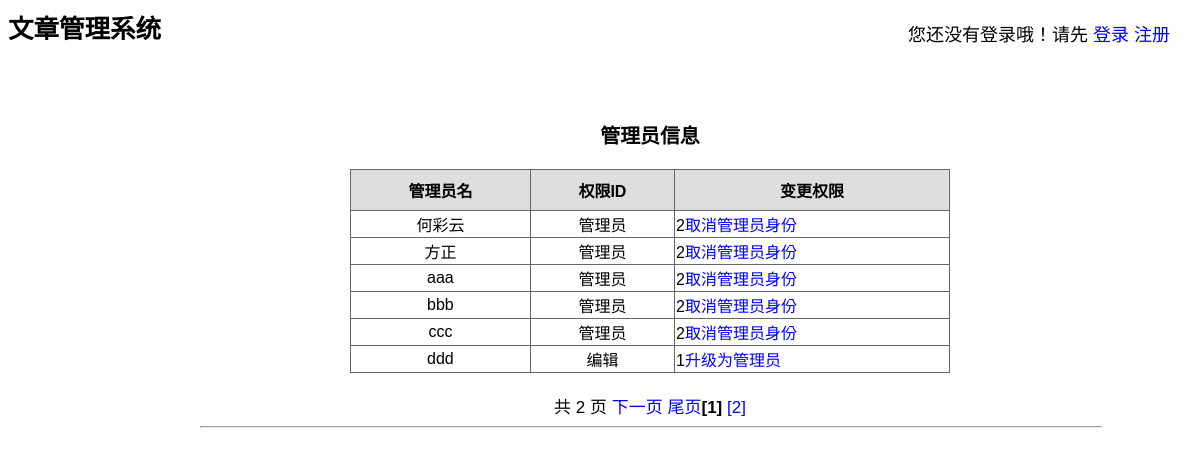
The app's page /addAdmin.php with its own data.
### tables this page shows
CREATE TABLE `user` (
  `user_id` int(11) NOT NULL,
  `user_name` varchar(100) NOT NULL,
  `password` varchar(100) NOT NULL,
  `phone` varchar(100) DEFAULT NULL,
  `address` varchar(255) DEFAULT NULL,
  `role_id` int(11) DEFAULT '0'
);

CREATE TABLE `roles` (
  `id` int(10) UNSIGNED NOT NULL,
  `role_id` int(10) NOT NULL,
  `role_name` varchar(30) NOT NULL
);

### models/news_model.class.php (called while the page is built, shortened)
<?php
class News_Model
{
    public $conn;
    function __construct($host_name = HOST, $user_name = USER, $password = PASS, $db_name = DBNAME, $charset = 'utf8')
    {
        $config = mysqli_connect($host_name, $user_name, $password);
        $this->conn = $config;
        $res = mysqli_select_db($config, $db_name);
    }
    function fetch_all($sql)
    {
        $result = mysqli_query($this->conn, $sql);
        $data = array();
        if ($result && mysqli_num_rows($result) > 0) {
            while ($row = mysqli_fetch_assoc($result)) {
                $data[] = $row;
            }
        }
        return $data;
    }
}

### models/user_model.class.php (called while the page is built, shortened)
<?php
require_once("news_model.class.php");
class User_Model
{
    function get_all_user_info()
    {
        $db = new News_Model();
        $sql = "select * from user where role_id<=2";
        $user_info = $db->fetch_all($sql);
        return $user_info;
    }
    function get_limit_user_info($set1, $set2)
    {
        $db = new News_Model();
        $news_info = $db->fetch_all("select * from user limit $set1,$set2");
        return $news_info;
    }
    function get_role_name($role_id)
    {
        $db = new News_Model();
        $sql = "select role_name from roles where role_id = '$role_id'";
        $result = mysqli_query($db->conn, $sql);
        $role_name = mysqli_fetch_array($result);
        return $role_name['role_name'];
    }
}

### addAdmin.php (the view, shortened to what this page needs)
<html>
<head>
    <link href="./static/css/style.css" rel="stylesheet" type="text/css">
</head>
<body>
<div>
    <h2>文章管理系统</h2>
    <div class="login">
        <?php
        require_once './models/news_model.class.php';
        require_once './helpers/global_helper.php';
        require './models/user_model.class.php';
        check_login();
        ?>
    </div>
    <div class="menu">
    </div>
    <div class="content">
        <h3 align="center">管理员信息</h3>
        <?php
        $link1 = new User_Model();
        $row1 = $link1->get_all_user_info();
        $page = isset($_GET['page']) ? intval($_GET['page']) : 1;
        $pagesize = 3;
        $pagenum = ceil(count($row1) / $pagesize);
        $offset = ($page - 1) * $pagesize;
        $row = $link1->get_limit_user_info($offset, $pagesize);
        ?>
        <table align="center" width="600">
            <tr>
                <th>管理员名</th>
                <th>权限ID</th>
                <th>变更权限</th>
            </tr>
            <?php
            for ($i = 0; $i < count($row1); $i++) {
                $role_name = $link1->get_role_name($row1[$i]['role_id']);
                echo "<tr>";
                echo "<td align='center'>{$row1[$i]['user_name']}</td>";
                echo "<td align='center'>$role_name</td>";
                echo "<td>";
                if($row1[$i]['role_id']<=1){
                       echo $row1[$i]['role_id'];
                    echo "<a href='javascript:upChange({$row1[$i]['role_id']})'>升级为管理员</a>";
                }else if($row1[$i]['role_id']==2){
                        echo $row1[$i]['role_id'];
                    echo "<a href='javascript:downChange({$row1[$i]['role_id']})'>取消管理员身份</a>";
                }
                echo "</td>";
                echo "</tr>";
            }
            ?>
        </table>
        <?php
        $next = $page + 1;
        echo "<br/>";
        echo "<div align='center'>共 " . $pagenum . " 页 ";
        if ($page < $pagenum) {
            echo "<a href='addAdmin.php?page=" . $next . "'>下一页 </a>";
            echo "<a href='addAdmin.php?page=" . $pagenum . "'>尾页</a>";
        }
        for ($j = 1; $j <= $pagenum; $j++) {
            $show = ($j != $page) ? "<a href='addAdmin.php?page=" . $j . "'>[$j]</a>" : "<b>[$j]</b>";
            echo $show . "   ";
        }
        ?>
        <br/>
        <hr width="100%"/>
    </div>
</body>
</html>

### helpers/global_helper.php (shortened to what this page needs)
<?php
function check_login()
{
    if (isset($_SESSION['user_name'])) {
        echo "欢迎 " . $_SESSION['role_name'] . "  " . $_SESSION['user_name'] . " 登录！";
        echo "<br/>";
        echo "<a href='../action.php?action=logout'>注销登录  </a>";
        echo "<a href='../register.php'>  注册</a>";
    } else {
        echo "您还没有登录哦！请先 ";
        echo "<a href='../login.php'>登录 </a>";
        echo "<a href='../register.php'>注册</a>";
    }
}

### static/css/style.css (style rules this page uses)
a:link { color:blue; text-decoration:none }
.login { font-size: 18px; position: absolute; right: 30px; top: 20px; }
.menu { float: left; width: 150px; height: 500px; }
.content { position: absolute; left: 200px; top: 100px; right: 40px; height: 600px; width: 900px }
body { font-family: Arial, Helvetica, sans-serif; font-size: 17px; }
table { border-collapse:collapse; *border-collapse: collapse; border-spacing: 0; }
table td { border: 1px solid #666666; background-color: #ffffff; }
table th { padding: 8px; border: 1px solid #666666; background-color: #dedede; }

### records on screen
user: user_name "何彩云", role.role_name "管理员", role "2"
user: user_name "方正", role.role_name "管理员", role "2"
user: user_name "aaa", role.role_name "管理员", role "2"
user: user_name "bbb", role.role_name "管理员", role "2"
user: user_name "ccc", role.role_name "管理员", role "2"
user: user_name "ddd", role.role_name "编辑", role "1"

### other values on screen
$pagenum "2"
